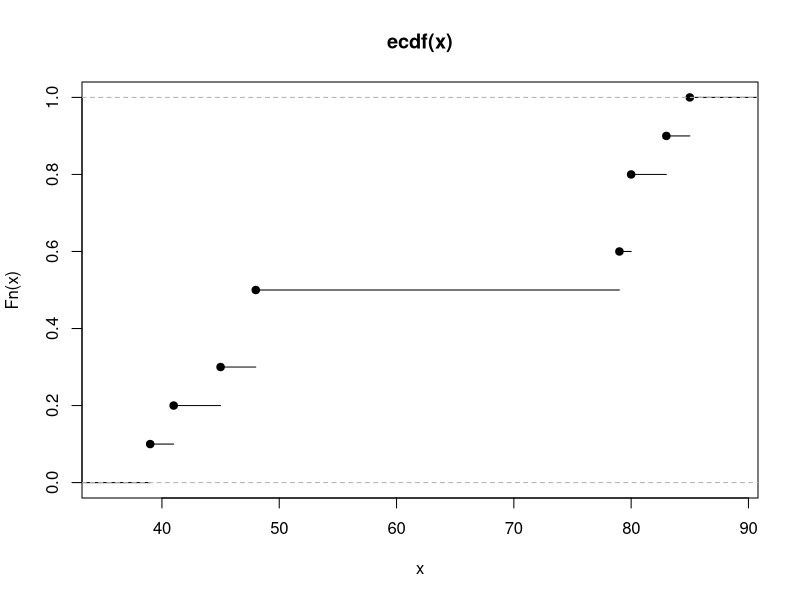

Source code (R):

# The Quantile function in R

# Graphics for statistics and data analysis with R, Keen, 2010 (book)
# Sample Quantiles in Statistical Packages, Hyndman and Fan, 1996 (article)

# - not uniquely defined for a random sample
# - no consensus on which method is best



# Create sample

x <- c(80, 41, 48, 83, 79, 45, 39, 48, 80, 85)


# Basic order stats functions

F10 <- ecdf(x)
sort(x)
knots(F10)
plot(F10)


# The consecutive order statistics (sort(x)) are the ith *sample* quantiles

F10(sort(x))


# Software packages use the following to calculate sample quantiles

Q <- function(x, p, m = 1){
  n <- length(x)
  Fx <- ecdf(x)

  j <- floor(p*n + m)
  g <- p*n + m - j
  return(list(p = p,
              j = j,
              g = g,
              Q = (1 - g)*sort(x)[j] + g*sort(x)[j+1])
  )
}


sapply(c(0.1, 0.5, 0.8, 0.9), Q, x = 1:5)


